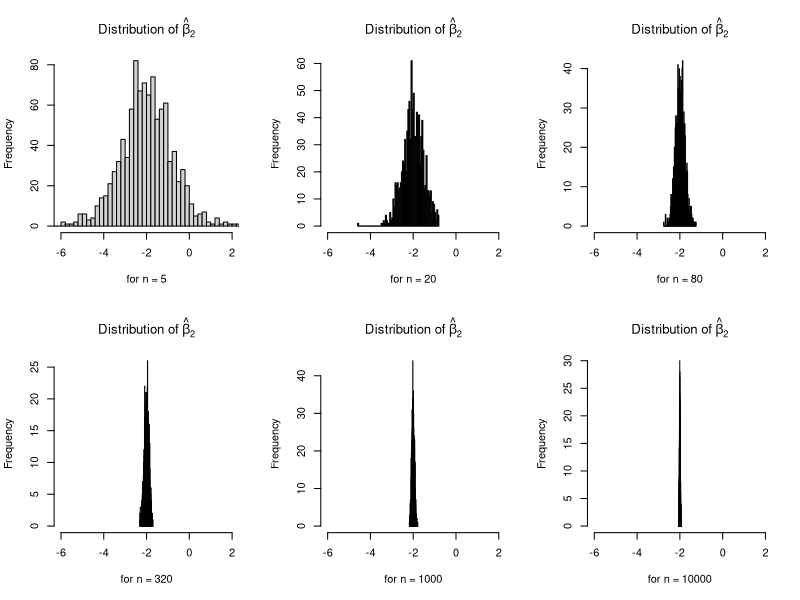
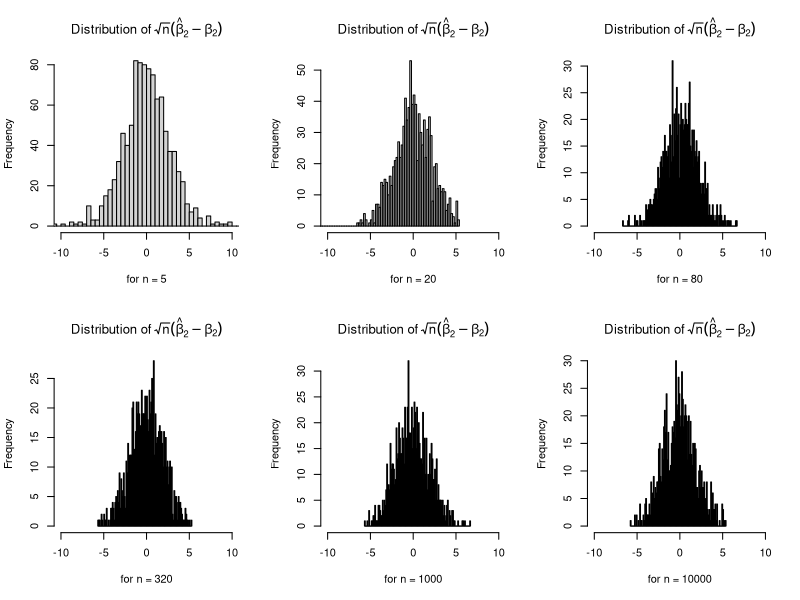
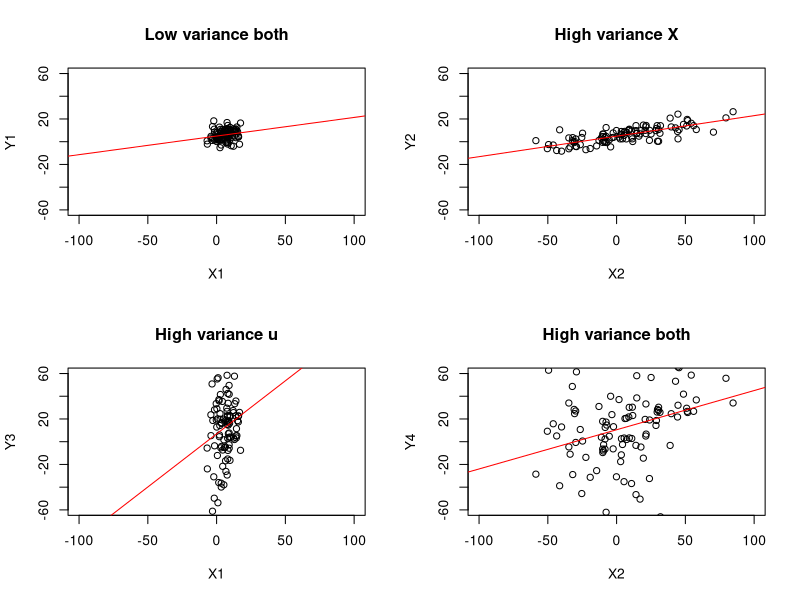

The R source for these figures, in order:
## ---- chunk 1
#| code-fold: true
#| code-summary: "Click here to see the corresponding R code"

## Set the seed (for pseudo-random samples)
set.seed(9999)

## Number of iterations, sample sizes, values for beta
sim <- 1000
n <- c(5, 20, 80, 320, 1000, 10000)
beta <- c(700, -2)
N <- length(n)

## Initialize matrices for saving estimates (and standardization)
save_beta_hat2 <- matrix(data = 0, nr = sim, nc = length(n))
save_z <- matrix(data = 0, nr = sim, nc = length(n))

## Perform the simulation study for different sample sizes n
for (i in 1:N){
  ## Performs the simulation study based on sim iterations
  for (iter in 1:sim){
    x <- runif(n[i], 15, 25)
    u <- runif(n[i], -10, 10)
    y <- beta[1] + beta[2] * x + u

    model <- lm(y ~ x)
    save_beta_hat2[iter, i] <- model$coefficients[2]

    save_z[iter, i] <- sqrt(n[i]) * (model$coefficients[2] - beta[2])
  }
}

## We draw the histograms on the same horizontal axis to make them comparable
par(mfrow = c(2, 3))
hist(save_beta_hat2[,1], breaks=100, main=bquote("Distribution of" ~ hat(beta)[2]), xlab="for n = 5", xlim=c(-6,2))
hist(save_beta_hat2[,2], breaks=100, main=bquote("Distribution of" ~ hat(beta)[2]), xlab="for n = 20", xlim=c(-6,2))
hist(save_beta_hat2[,3], breaks=100, main=bquote("Distribution of" ~ hat(beta)[2]), xlab="for n = 80", xlim=c(-6,2))
hist(save_beta_hat2[,4], breaks=100, main=bquote("Distribution of" ~ hat(beta)[2]), xlab="for n = 320", xlim=c(-6,2))
hist(save_beta_hat2[,5], breaks=100, main=bquote("Distribution of" ~ hat(beta)[2]), xlab="for n = 1000", xlim=c(-6,2))
hist(save_beta_hat2[,6], breaks=100, main=bquote("Distribution of" ~ hat(beta)[2]), xlab="for n = 10000", xlim=c(-6,2))
## The variance of beta.hat2 converges to zero as n grows larger

## We draw the histograms on the same horizontal axis to make them comparable
par(mfrow = c(2, 3))
hist(save_z[,1], breaks=100, main=bquote("Distribution of" ~ sqrt(n)(hat(beta)[2] - beta[2])), xlab="for n = 5", xlim=c(-10,10))
hist(save_z[,2], breaks=100, main=bquote("Distribution of" ~ sqrt(n)(hat(beta)[2] - beta[2])), xlab="for n = 20", xlim=c(-10,10))
hist(save_z[,3], breaks=100, main=bquote("Distribution of" ~ sqrt(n)(hat(beta)[2] - beta[2])), xlab="for n = 80", xlim=c(-10,10))
hist(save_z[,4], breaks=100, main=bquote("Distribution of" ~ sqrt(n)(hat(beta)[2] - beta[2])), xlab="for n = 320", xlim=c(-10,10))
hist(save_z[,5], breaks=100, main=bquote("Distribution of" ~ sqrt(n)(hat(beta)[2] - beta[2])), xlab="for n = 1000", xlim=c(-10,10))
hist(save_z[,6], breaks=100, main=bquote("Distribution of" ~ sqrt(n)(hat(beta)[2] - beta[2])), xlab="for n = 10000", xlim=c(-10,10))

## ---- chunk 2
#| code-fold: true
#| code-summary: "Click here to see the R code to generate these graphs"

## Example code

set.seed(12345)

n <- 100
beta <- c(5, 0.2)

muX <- 5
sigma2X <- c(5, 30)

X1 <- rnorm(n, muX, sigma2X[1])
X2 <- rnorm(n, muX, sigma2X[2])

sigma2u <- c(5, 30)
u1 <- rnorm(n, 0, sigma2u[1])
u2 <- rnorm(n, 0, sigma2u[2])

### DGPs
Y1 <- beta[1] + beta[2] * X1 + u1     ## Low variance X and u
Y2 <- beta[1] + beta[2] * X2 + u1     ## High variance X, low variance u
Y3 <- beta[1] + beta[2] * X1 + u2     ## Low variance X, high variance u
Y4 <- beta[1] + beta[2] * X2 + u2     ## High variance X and u

## Regressions
model1 <- lm(Y1 ~ X1)
model2 <- lm(Y2 ~ X2)
model3 <- lm(Y3 ~ X1)
model4 <- lm(Y4 ~ X2)

par(mfrow = c(2, 2))
plot(X1, Y1, xlim = c(-100, 100), ylim = c(-60, 60), main = "Low variance both")
abline(model1, col = "red")
plot(X2, Y2, xlim = c(-100, 100), ylim = c(-60, 60), main = "High variance X")
abline(model2, col = "red")
plot(X1, Y3, xlim = c(-100, 100), ylim = c(-60, 60), main = "High variance u")
abline(model3, col = "red")
plot(X2, Y4, xlim = c(-100, 100), ylim = c(-60, 60), main = "High variance both")
abline(model4, col = "red")
